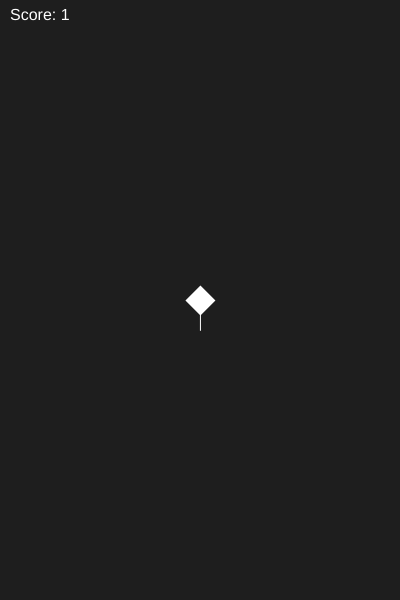
Frame 1 (no input)
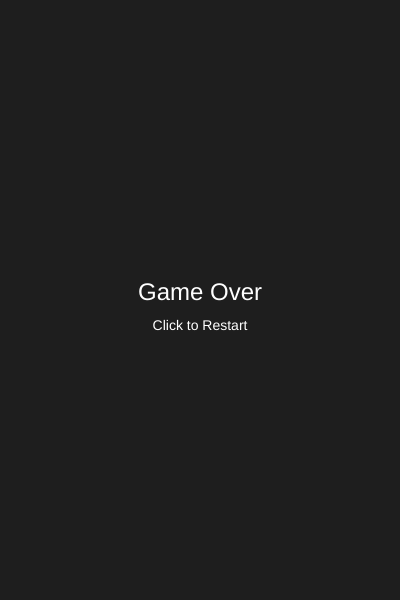
Frame 60 (no input)
Frame 120 (the mouse pressed at the canvas centre since frame 60): identical to frame 60, image omitted

The p5.js sketch that drew these frames (run headless with seeded random() and noise() and a simulated clock; from frame 60 on, the mouse is pressed at the canvas centre):

// p5.js sketch
// ── sketch.js
let x = 200;
let y = 300;
let vx = 0;
let vy = 0;

let score = 0;
let gameOver = false;

function setup() {
  createCanvas(400, 600);
}

function draw() {
  background(30);

  if (!gameOver) {

    // gravity
    vy += 0.4;
    y += vy;

    // wind (simple left-right)
    vx = random(-1, 1);
    x += vx;

    // limits
    x = constrain(x, 20, width - 20);

    // draw kite (simple diamond)
    fill(255);
    noStroke();
    beginShape();
    vertex(x, y - 15);
    vertex(x + 15, y);
    vertex(x, y + 15);
    vertex(x - 15, y);
    endShape(CLOSE);

    // tail
    stroke(255);
    line(x, y + 15, x, y + 30);
    noStroke();

    // score
    score++;
    fill(255);
    textSize(16);
    text("Score: " + score, 10, 20);

    // ground hit
    if (y > height) {
      gameOver = true;
    }

    // top limit
    if (y < 0) {
      y = 0;
      vy = 0;
    }
  }

  else {
    fill(255);
    textSize(24);
    textAlign(CENTER);
    text("Game Over", width / 2, height / 2);
    textSize(14);
    text("Click to Restart", width / 2, height / 2 + 30);
  }
}

// click = go up
function mousePressed() {
  if (gameOver) {
    resetGame();
  } else {
    vy = -7;
  }
}

function resetGame() {
  x = 200;
  y = 300;
  vx = 0;
  vy = 0;
  score = 0;
  gameOver = false;
}
